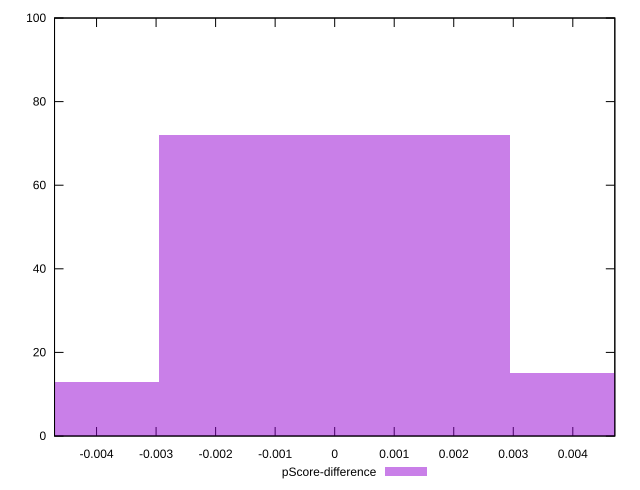

This chart was generated by the following gnuplot code:
reset

$pScoreDifference <<EOF
0 72
0.005886378635180861 15
-0.005886378635180861 13
EOF

set key outside below
set boxwidth 0.005886378635180861
set xrange [-0.004705882352941171:0.004705882352941171]
set yrange [0:100]
set trange [0:100]
set style fill transparent solid 0.5 noborder
set terminal svg size 640, 490 enhanced background rgb 'white'
set output "report_00017_2021-02-10T15-08-03.406Z/uses-text-compression/samples/pages+cached+noadtech+nomedia/pScore-difference/histogram.svg"

plot $pScoreDifference title "pScore-difference" with boxes

reset
